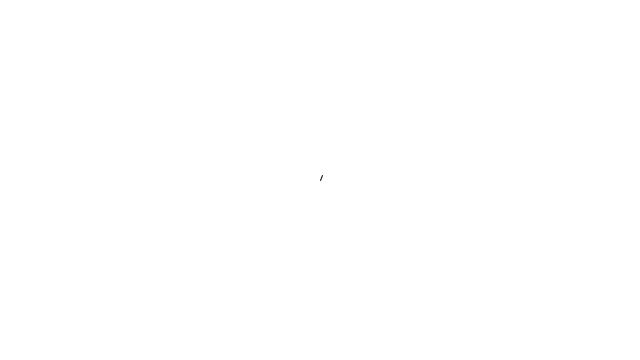
Frame 1 (no input)
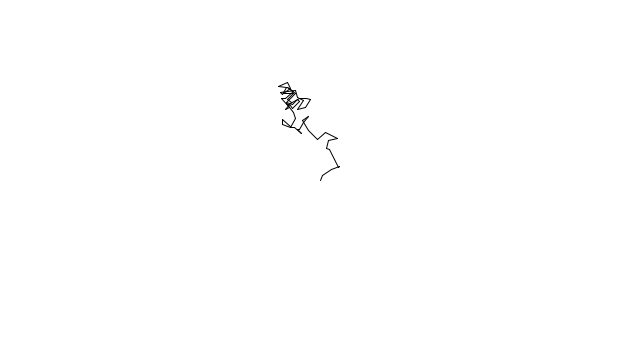
Frame 60 (the mouse pressed at the canvas centre just before this capture)
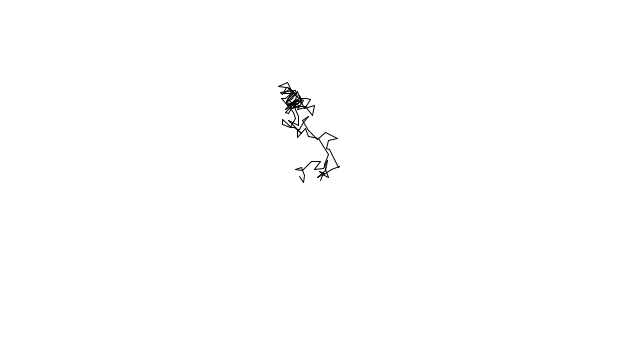
Frame 120 (the mouse held since frame 60 and released just before this capture)

The Processing sketch that drew these frames (run headless with seeded random() and noise(); from frame 60 on, the mouse is pressed at the canvas centre):

// Processing sketch: vary_steps
// ── vary_steps.pde
class Walker {
  float x;
  float y;

  Walker() {
    x = width / 2;
    y = height / 2;
  }
  
  void display() {
    stroke(0);
    // point(x,y);
  }
  void step() {
    float stepsize = 10;
    float stepx = random(-stepsize, stepsize);
    float stepy = random(-stepsize, stepsize);
    
    // if (random(1) >= 0.5) {
    //   stepx = mouse_direction_step(mouseX, x, stepx);
    // }
    // if (random(1) >= 0.5) {
    //   stepy = mouse_direction_step(mouseY, y, stepy);
    // }

    line(x,y,x+stepx,y+stepy);
    x += stepx;
    y += stepy;
  }
}

Walker w;

void setup() {
  size(640, 360);
  w = new Walker();
  background(255);
}

void draw() {
  w.step();
  w.display();
}
